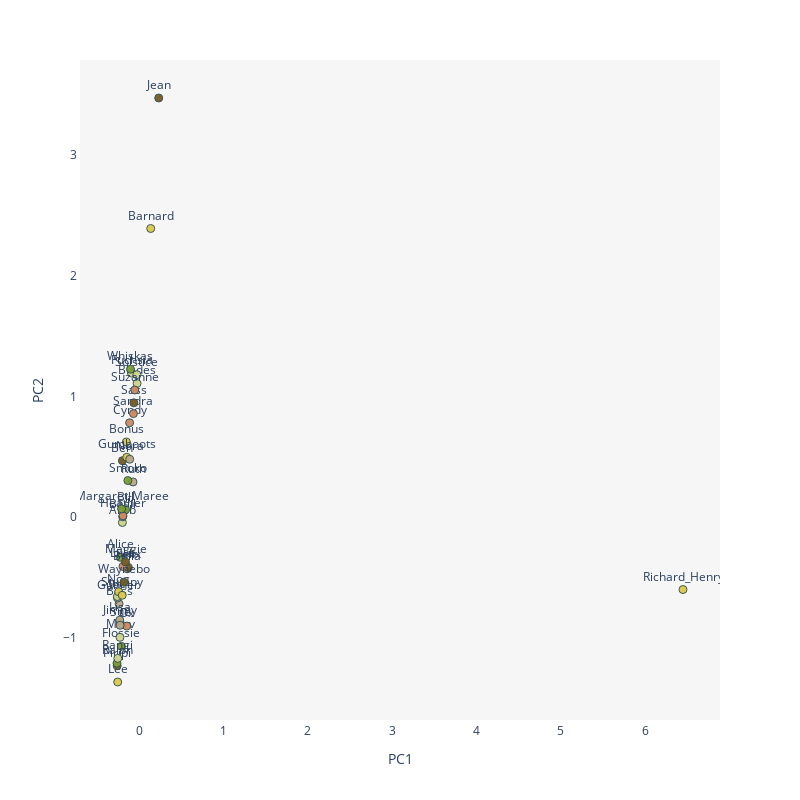

The code cell stored with this chart in its notebook:
### Code cell
# Larger founder relatedness plot

fig = px.scatter(x=pcs[:, 0], y=pcs[:, 1], color=samples,
                 labels=samples, text=samples,
                 color_discrete_sequence=kakapo_colors,
                 width=800, height=800)

fig.update_traces(marker=dict(size=8, opacity=0.95, line=dict(width=1, color='DarkSlateGray')))
fig.update_layout(showlegend=False)
fig.update_layout(xaxis=dict(showgrid=False, zeroline=False, showline=True, title="PC1"))
fig.update_layout(yaxis=dict(showgrid=False, zeroline=False, showline=True, title="PC2"))
fig.update_layout(paper_bgcolor="white")
fig.update_layout(plot_bgcolor="#f6f6f6")
fig.write_image("mean_pca.svg")
fig.update_traces(textposition='top center')
fig.write_image("founders_relatedness_large.svg")

fig

### Figure 1 — Plotly figure (JSON) as saved in the notebook; plotly's stock layout.template omitted (floating-point values rounded to 4 significant figures)
{"data": [{"hovertemplate": "color=Alice<br>x=%{x}<br>y=%{y}<br>text=%{text}<extra></extra>", "legendgroup": "Alice", "marker": {"color": "#7D9D33", "line": {"color": "DarkSlateGray", "width": 1}, "opacity": 0.95, "size": 8, "symbol": "circle"}, "mode": "markers+text", "name": "Alice", "orientation": "v", "showlegend": true, "text": ["Alice"], "textposition": "top center", "type": "scatter", "x": [-0.2239], "xaxis": "x", "y": [-0.3328], "yaxis": "y"}, {"hovertemplate": "color=Arab<br>x=%{x}<br>y=%{y}<br>text=%{text}<extra></extra>", "legendgroup": "Arab", "marker": {"color": "#CED38C", "line": {"color": "DarkSlateGray", "width": 1}, "opacity": 0.95, "size": 8, "symbol": "circle"}, "mode": "markers+text", "name": "Arab", "orientation": "v", "showlegend": true, "text": ["Arab"], "textposition": "top center", "type": "scatter", "x": [-0.1984], "xaxis": "x", "y": [-0.04414], "yaxis": "y"}, {"hovertemplate": "color=Barnard<br>x=%{x}<br>y=%{y}<br>text=%{text}<extra></extra>", "legendgroup": "Barnard", "marker": {"color": "#DCC949", "line": {"color": "DarkSlateGray", "width": 1}, "opacity": 0.95, "size": 8, "symbol": "circle"}, "mode": "markers+text", "name": "Barnard", "orientation": "v", "showlegend": true, "text": ["Barnard"], "textposition": "top center", "type": "scatter", "x": [0.1376], "xaxis": "x", "y": [2.39], "yaxis": "y"}, {"hovertemplate": "color=Basil<br>x=%{x}<br>y=%{y}<br>text=%{text}<extra></extra>", "legendgroup": "Basil", "marker": {"color": "#BCA888", "line": {"color": "DarkSlateGray", "width": 1}, "opacity": 0.95, "size": 8, "symbol": "circle"}, "mode": "markers+text", "name": "Basil", "orientation": "v", "showlegend": true, "text": ["Basil"], "textposition": "top center", "type": "scatter", "x": [-0.1951], "xaxis": "x", "y": [0.003374], "yaxis": "y"}, {"hovertemplate": "color=Bella<br>x=%{x}<br>y=%{y}<br>text=%{text}<extra></extra>", "legendgroup": "Bella", "marker": {"color": "#CD8862", "line": {"color": "DarkSlateGray", "width": 1}, "opacity": 0.95, "size": 8, "symbol": "circle"}, "mode": "markers+text", "name": "Bella", "orientation": "v", "showlegend": true, "text": ["Bella"], "textposition": "top center", "type": "scatter", "x": [-0.1419], "xaxis": "x", "y": [-0.4276], "yaxis": "y"}, {"hovertemplate": "color=Ben<br>x=%{x}<br>y=%{y}<br>text=%{text}<extra></extra>", "legendgroup": "Ben", "marker": {"color": "#775B24", "line": {"color": "DarkSlateGray", "width": 1}, "opacity": 0.95, "size": 8, "symbol": "circle"}, "mode": "markers+text", "name": "Ben", "orientation": "v", "showlegend": true, "text": ["Ben"], "textposition": "top center", "type": "scatter", "x": [-0.198], "xaxis": "x", "y": [0.4678], "yaxis": "y"}, {"hovertemplate": "color=Bill<br>x=%{x}<br>y=%{y}<br>text=%{text}<extra></extra>", "legendgroup": "Bill", "marker": {"color": "#7D9D33", "line": {"color": "DarkSlateGray", "width": 1}, "opacity": 0.95, "size": 8, "symbol": "circle"}, "mode": "markers+text", "name": "Bill", "orientation": "v", "showlegend": true, "text": ["Bill"], "textposition": "top center", "type": "scatter", "x": [-0.1606], "xaxis": "x", "y": [0.06152], "yaxis": "y"}, {"hovertemplate": "color=Blades<br>x=%{x}<br>y=%{y}<br>text=%{text}<extra></extra>", "legendgroup": "Blades", "marker": {"color": "#CED38C", "line": {"color": "DarkSlateGray", "width": 1}, "opacity": 0.95, "size": 8, "symbol": "circle"}, "mode": "markers+text", "name": "Blades", "orientation": "v", "showlegend": true, "text": ["Blades"], "textposition": "top center", "type": "scatter", "x": [-0.02464], "xaxis": "x", "y": [1.107], "yaxis": "y"}, {"hovertemplate": "color=Bonus<br>x=%{x}<br>y=%{y}<br>text=%{text}<extra></extra>", "legendgroup": "Bonus", "marker": {"color": "#DCC949", "line": {"color": "DarkSlateGray", "width": 1}, "opacity": 0.95, "size": 8, "symbol": "circle"}, "mode": "markers+text", "name": "Bonus", "orientation": "v", "showlegend": true, "text": ["Bonus"], "textposition": "top center", "type": "scatter", "x": [-0.1515], "xaxis": "x", "y": [0.6227], "yaxis": "y"}, {"hovertemplate": "color=Boss<br>x=%{x}<br>y=%{y}<br>text=%{text}<extra></extra>", "legendgroup": "Boss", "marker": {"color": "#BCA888", "line": {"color": "DarkSlateGray", "width": 1}, "opacity": 0.95, "size": 8, "symbol": "circle"}, "mode": "markers+text", "name": "Boss", "orientation": "v", "showlegend": true, "text": ["Boss"], "textposition": "top center", "type": "scatter", "x": [-0.2373], "xaxis": "x", "y": [-0.7179], "yaxis": "y"}, {"hovertemplate": "color=Cyndy<br>x=%{x}<br>y=%{y}<br>text=%{text}<extra></extra>", "legendgroup": "Cyndy", "marker": {"color": "#CD8862", "line": {"color": "DarkSlateGray", "width": 1}, "opacity": 0.95, "size": 8, "symbol": "circle"}, "mode": "markers+text", "name": "Cyndy", "orientation": "v", "showlegend": true, "text": ["Cyndy"], "textposition": "top center", "type": "scatter", "x": [-0.1128], "xaxis": "x", "y": [0.7817], "yaxis": "y"}, {"hovertemplate": "color=Felix<br>x=%{x}<br>y=%{y}<br>text=%{text}<extra></extra>", "legendgroup": "Felix", "marker": {"color": "#775B24", "line": {"color": "DarkSlateGray", "width": 1}, "opacity": 0.95, "size": 8, "symbol": "circle"}, "mode": "markers+text", "name": "Felix", "orientation": "v", "showlegend": true, "text": ["Felix"], "textposition": "top center", "type": "scatter", "x": [-0.1278], "xaxis": "x", "y": [-0.4162], "yaxis": "y"}, {"hovertemplate": "color=Flossie<br>x=%{x}<br>y=%{y}<br>text=%{text}<extra></extra>", "legendgroup": "Flossie", "marker": {"color": "#7D9D33", "line": {"color": "DarkSlateGray", "width": 1}, "opacity": 0.95, "size": 8, "symbol": "circle"}, "mode": "markers+text", "name": "Flossie", "orientation": "v", "showlegend": true, "text": ["Flossie"], "textposition": "top center", "type": "scatter", "x": [-0.2107], "xaxis": "x", "y": [-1.07], "yaxis": "y"}, {"hovertemplate": "color=Fuchsia<br>x=%{x}<br>y=%{y}<br>text=%{text}<extra></extra>", "legendgroup": "Fuchsia", "marker": {"color": "#CED38C", "line": {"color": "DarkSlateGray", "width": 1}, "opacity": 0.95, "size": 8, "symbol": "circle"}, "mode": "markers+text", "name": "Fuchsia", "orientation": "v", "showlegend": true, "text": ["Fuchsia"], "textposition": "top center", "type": "scatter", "x": [-0.09012], "xaxis": "x", "y": [1.194], "yaxis": "y"}, {"hovertemplate": "color=Gumboots<br>x=%{x}<br>y=%{y}<br>text=%{text}<extra></extra>", "legendgroup": "Gumboots", "marker": {"color": "#DCC949", "line": {"color": "DarkSlateGray", "width": 1}, "opacity": 0.95, "size": 8, "symbol": "circle"}, "mode": "markers+text", "name": "Gumboots", "orientation": "v", "showlegend": true, "text": ["Gumboots"], "textposition": "top center", "type": "scatter", "x": [-0.1465], "xaxis": "x", "y": [0.496], "yaxis": "y"}, {"hovertemplate": "color=Gunner<br>x=%{x}<br>y=%{y}<br>text=%{text}<extra></extra>", "legendgroup": "Gunner", "marker": {"color": "#BCA888", "line": {"color": "DarkSlateGray", "width": 1}, "opacity": 0.95, "size": 8, "symbol": "circle"}, "mode": "markers+text", "name": "Gunner", "orientation": "v", "showlegend": true, "text": ["Gunner"], "textposition": "top center", "type": "scatter", "x": [-0.2563], "xaxis": "x", "y": [-0.6691], "yaxis": "y"}, {"hovertemplate": "color=Heather<br>x=%{x}<br>y=%{y}<br>text=%{text}<extra></extra>", "legendgroup": "Heather", "marker": {"color": "#CD8862", "line": {"color": "DarkSlateGray", "width": 1}, "opacity": 0.95, "size": 8, "symbol": "circle"}, "mode": "markers+text", "name": "Heather", "orientation": "v", "showlegend": true, "text": ["Heather"], "textposition": "top center", "type": "scatter", "x": [-0.1913], "xaxis": "x", "y": [0.01132], "yaxis": "y"}, {"hovertemplate": "color=Jean<br>x=%{x}<br>y=%{y}<br>text=%{text}<extra></extra>", "legendgroup": "Jean", "marker": {"color": "#775B24", "line": {"color": "DarkSlateGray", "width": 1}, "opacity": 0.95, "size": 8, "symbol": "circle"}, "mode": "markers+text", "name": "Jean", "orientation": "v", "showlegend": true, "text": ["Jean"], "textposition": "top center", "type": "scatter", "x": [0.2324], "xaxis": "x", "y": [3.471], "yaxis": "y"}, {"hovertemplate": "color=Jimmy<br>x=%{x}<br>y=%{y}<br>text=%{text}<extra></extra>", "legendgroup": "Jimmy", "marker": {"color": "#7D9D33", "line": {"color": "DarkSlateGray", "width": 1}, "opacity": 0.95, "size": 8, "symbol": "circle"}, "mode": "markers+text", "name": "Jimmy", "orientation": "v", "showlegend": true, "text": ["Jimmy"], "textposition": "top center", "type": "scatter", "x": [-0.2231], "xaxis": "x", "y": [-0.8787], "yaxis": "y"}, {"hovertemplate": "color=Joe<br>x=%{x}<br>y=%{y}<br>text=%{text}<extra></extra>", "legendgroup": "Joe", "marker": {"color": "#CED38C", "line": {"color": "DarkSlateGray", "width": 1}, "opacity": 0.95, "size": 8, "symbol": "circle"}, "mode": "markers+text", "name": "Joe", "orientation": "v", "showlegend": true, "text": ["Joe"], "textposition": "top center", "type": "scatter", "x": [-0.2582], "xaxis": "x", "y": [-0.6571], "yaxis": "y"}, {"hovertemplate": "color=Lee<br>x=%{x}<br>y=%{y}<br>text=%{text}<extra></extra>", "legendgroup": "Lee", "marker": {"color": "#DCC949", "line": {"color": "DarkSlateGray", "width": 1}, "opacity": 0.95, "size": 8, "symbol": "circle"}, "mode": "markers+text", "name": "Lee", "orientation": "v", "showlegend": true, "text": ["Lee"], "textposition": "top center", "type": "scatter", "x": [-0.254], "xaxis": "x", "y": [-1.365], "yaxis": "y"}, {"hovertemplate": "color=Lisa<br>x=%{x}<br>y=%{y}<br>text=%{text}<extra></extra>", "legendgroup": "Lisa", "marker": {"color": "#BCA888", "line": {"color": "DarkSlateGray", "width": 1}, "opacity": 0.95, "size": 8, "symbol": "circle"}, "mode": "markers+text", "name": "Lisa", "orientation": "v", "showlegend": true, "text": ["Lisa"], "textposition": "top center", "type": "scatter", "x": [-0.2301], "xaxis": "x", "y": [-0.853], "yaxis": "y"}, {"hovertemplate": "color=Luke<br>x=%{x}<br>y=%{y}<br>text=%{text}<extra></extra>", "legendgroup": "Luke", "marker": {"color": "#CD8862", "line": {"color": "DarkSlateGray", "width": 1}, "opacity": 0.95, "size": 8, "symbol": "circle"}, "mode": "markers+text", "name": "Luke", "orientation": "v", "showlegend": true, "text": ["Luke"], "textposition": "top center", "type": "scatter", "x": [-0.1918], "xaxis": "x", "y": [-0.408], "yaxis": "y"}, {"hovertemplate": "color=Maggie<br>x=%{x}<br>y=%{y}<br>text=%{text}<extra></extra>", "legendgroup": "Maggie", "marker": {"color": "#775B24", "line": {"color": "DarkSlateGray", "width": 1}, "opacity": 0.95, "size": 8, "symbol": "circle"}, "mode": "markers+text", "name": "Maggie", "orientation": "v", "showlegend": true, "text": ["Maggie"], "textposition": "top center", "type": "scatter", "x": [-0.1614], "xaxis": "x", "y": [-0.3709], "yaxis": "y"}, {"hovertemplate": "color=Margaret-Maree<br>x=%{x}<br>y=%{y}<br>text=%{text}<extra></extra>", "legendgroup": "Margaret-Maree", "marker": {"color": "#7D9D33", "line": {"color": "DarkSlateGray", "width": 1}, "opacity": 0.95, "size": 8, "symbol": "circle"}, "mode": "markers+text", "name": "Margaret-Maree", "orientation": "v", "showlegend": true, "text": ["Margaret-Maree"], "textposition": "top center", "type": "scatter", "x": [-0.2075], "xaxis": "x", "y": [0.06822], "yaxis": "y"}, {"hovertemplate": "color=Merv<br>x=%{x}<br>y=%{y}<br>text=%{text}<extra></extra>", "legendgroup": "Merv", "marker": {"color": "#CED38C", "line": {"color": "DarkSlateGray", "width": 1}, "opacity": 0.95, "size": 8, "symbol": "circle"}, "mode": "markers+text", "name": "Merv", "orientation": "v", "showlegend": true, "text": ["Merv"], "textposition": "top center", "type": "scatter", "x": [-0.2266], "xaxis": "x", "y": [-0.9948], "yaxis": "y"}, {"hovertemplate": "color=Nog<br>x=%{x}<br>y=%{y}<br>text=%{text}<extra></extra>", "legendgroup": "Nog", "marker": {"color": "#DCC949", "line": {"color": "DarkSlateGray", "width": 1}, "opacity": 0.95, "size": 8, "symbol": "circle"}, "mode": "markers+text", "name": "Nog", "orientation": "v", "showlegend": true, "text": ["Nog"], "textposition": "top center", "type": "scatter", "x": [-0.2429], "xaxis": "x", "y": [-0.6175], "yaxis": "y"}, {"hovertemplate": "color=Nora<br>x=%{x}<br>y=%{y}<br>text=%{text}<extra></extra>", "legendgroup": "Nora", "marker": {"color": "#BCA888", "line": {"color": "DarkSlateGray", "width": 1}, "opacity": 0.95, "size": 8, "symbol": "circle"}, "mode": "markers+text", "name": "Nora", "orientation": "v", "showlegend": true, "text": ["Nora"], "textposition": "top center", "type": "scatter", "x": [-0.1117], "xaxis": "x", "y": [0.4798], "yaxis": "y"}, {"hovertemplate": "color=Ox<br>x=%{x}<br>y=%{y}<br>text=%{text}<extra></extra>", "legendgroup": "Ox", "marker": {"color": "#CD8862", "line": {"color": "DarkSlateGray", "width": 1}, "opacity": 0.95, "size": 8, "symbol": "circle"}, "mode": "markers+text", "name": "Ox", "orientation": "v", "showlegend": true, "text": ["Ox"], "textposition": "top center", "type": "scatter", "x": [-0.1464], "xaxis": "x", "y": [-0.9017], "yaxis": "y"}, {"hovertemplate": "color=Piripi<br>x=%{x}<br>y=%{y}<br>text=%{text}<extra></extra>", "legendgroup": "Piripi", "marker": {"color": "#775B24", "line": {"color": "DarkSlateGray", "width": 1}, "opacity": 0.95, "size": 8, "symbol": "circle"}, "mode": "markers+text", "name": "Piripi", "orientation": "v", "showlegend": true, "text": ["Piripi"], "textposition": "top center", "type": "scatter", "x": [-0.2603], "xaxis": "x", "y": [-1.231], "yaxis": "y"}, {"hovertemplate": "color=Ralph<br>x=%{x}<br>y=%{y}<br>text=%{text}<extra></extra>", "legendgroup": "Ralph", "marker": {"color": "#7D9D33", "line": {"color": "DarkSlateGray", "width": 1}, "opacity": 0.95, "size": 8, "symbol": "circle"}, "mode": "markers+text", "name": "Ralph", "orientation": "v", "showlegend": true, "text": ["Ralph"], "textposition": "top center", "type": "scatter", "x": [-0.2623], "xaxis": "x", "y": [-1.209], "yaxis": "y"}, {"hovertemplate": "color=Rangi<br>x=%{x}<br>y=%{y}<br>text=%{text}<extra></extra>", "legendgroup": "Rangi", "marker": {"color": "#CED38C", "line": {"color": "DarkSlateGray", "width": 1}, "opacity": 0.95, "size": 8, "symbol": "circle"}, "mode": "markers+text", "name": "Rangi", "orientation": "v", "showlegend": true, "text": ["Rangi"], "textposition": "top center", "type": "scatter", "x": [-0.2525], "xaxis": "x", "y": [-1.169], "yaxis": "y"}, {"hovertemplate": "color=Richard_Henry<br>x=%{x}<br>y=%{y}<br>text=%{text}<extra></extra>", "legendgroup": "Richard_Henry", "marker": {"color": "#DCC949", "line": {"color": "DarkSlateGray", "width": 1}, "opacity": 0.95, "size": 8, "symbol": "circle"}, "mode": "markers+text", "name": "Richard_Henry", "orientation": "v", "showlegend": true, "text": ["Richard_Henry"], "textposition": "top center", "type": "scatter", "x": [6.448], "xaxis": "x", "y": [-0.5991], "yaxis": "y"}, {"hovertemplate": "color=Ruth<br>x=%{x}<br>y=%{y}<br>text=%{text}<extra></extra>", "legendgroup": "Ruth", "marker": {"color": "#BCA888", "line": {"color": "DarkSlateGray", "width": 1}, "opacity": 0.95, "size": 8, "symbol": "circle"}, "mode": "markers+text", "name": "Ruth", "orientation": "v", "showlegend": true, "text": ["Ruth"], "textposition": "top center", "type": "scatter", "x": [-0.07235], "xaxis": "x", "y": [0.2917], "yaxis": "y"}, {"hovertemplate": "color=Sandra<br>x=%{x}<br>y=%{y}<br>text=%{text}<extra></extra>", "legendgroup": "Sandra", "marker": {"color": "#CD8862", "line": {"color": "DarkSlateGray", "width": 1}, "opacity": 0.95, "size": 8, "symbol": "circle"}, "mode": "markers+text", "name": "Sandra", "orientation": "v", "showlegend": true, "text": ["Sandra"], "textposition": "top center", "type": "scatter", "x": [-0.06712], "xaxis": "x", "y": [0.8576], "yaxis": "y"}, {"hovertemplate": "color=Sass<br>x=%{x}<br>y=%{y}<br>text=%{text}<extra></extra>", "legendgroup": "Sass", "marker": {"color": "#775B24", "line": {"color": "DarkSlateGray", "width": 1}, "opacity": 0.95, "size": 8, "symbol": "circle"}, "mode": "markers+text", "name": "Sass", "orientation": "v", "showlegend": true, "text": ["Sass"], "textposition": "top center", "type": "scatter", "x": [-0.0625], "xaxis": "x", "y": [0.9468], "yaxis": "y"}, {"hovertemplate": "color=Smoko<br>x=%{x}<br>y=%{y}<br>text=%{text}<extra></extra>", "legendgroup": "Smoko", "marker": {"color": "#7D9D33", "line": {"color": "DarkSlateGray", "width": 1}, "opacity": 0.95, "size": 8, "symbol": "circle"}, "mode": "markers+text", "name": "Smoko", "orientation": "v", "showlegend": true, "text": ["Smoko"], "textposition": "top center", "type": "scatter", "x": [-0.1335], "xaxis": "x", "y": [0.3031], "yaxis": "y"}, {"hovertemplate": "color=Solstice<br>x=%{x}<br>y=%{y}<br>text=%{text}<extra></extra>", "legendgroup": "Solstice", "marker": {"color": "#CED38C", "line": {"color": "DarkSlateGray", "width": 1}, "opacity": 0.95, "size": 8, "symbol": "circle"}, "mode": "markers+text", "name": "Solstice", "orientation": "v", "showlegend": true, "text": ["Solstice"], "textposition": "top center", "type": "scatter", "x": [-0.02615], "xaxis": "x", "y": [1.18], "yaxis": "y"}, {"hovertemplate": "color=Stumpy<br>x=%{x}<br>y=%{y}<br>text=%{text}<extra></extra>", "legendgroup": "Stumpy", "marker": {"color": "#DCC949", "line": {"color": "DarkSlateGray", "width": 1}, "opacity": 0.95, "size": 8, "symbol": "circle"}, "mode": "markers+text", "name": "Stumpy", "orientation": "v", "showlegend": true, "text": ["Stumpy"], "textposition": "top center", "type": "scatter", "x": [-0.2004], "xaxis": "x", "y": [-0.6468], "yaxis": "y"}, {"hovertemplate": "color=Sue<br>x=%{x}<br>y=%{y}<br>text=%{text}<extra></extra>", "legendgroup": "Sue", "marker": {"color": "#BCA888", "line": {"color": "DarkSlateGray", "width": 1}, "opacity": 0.95, "size": 8, "symbol": "circle"}, "mode": "markers+text", "name": "Sue", "orientation": "v", "showlegend": true, "text": ["Sue"], "textposition": "top center", "type": "scatter", "x": [-0.2253], "xaxis": "x", "y": [-0.8953], "yaxis": "y"}, {"hovertemplate": "color=Suzanne<br>x=%{x}<br>y=%{y}<br>text=%{text}<extra></extra>", "legendgroup": "Suzanne", "marker": {"color": "#CD8862", "line": {"color": "DarkSlateGray", "width": 1}, "opacity": 0.95, "size": 8, "symbol": "circle"}, "mode": "markers+text", "name": "Suzanne", "orientation": "v", "showlegend": true, "text": ["Suzanne"], "textposition": "top center", "type": "scatter", "x": [-0.05201], "xaxis": "x", "y": [1.053], "yaxis": "y"}, {"hovertemplate": "color=Waynebo<br>x=%{x}<br>y=%{y}<br>text=%{text}<extra></extra>", "legendgroup": "Waynebo", "marker": {"color": "#775B24", "line": {"color": "DarkSlateGray", "width": 1}, "opacity": 0.95, "size": 8, "symbol": "circle"}, "mode": "markers+text", "name": "Waynebo", "orientation": "v", "showlegend": true, "text": ["Waynebo"], "textposition": "top center", "type": "scatter", "x": [-0.1804], "xaxis": "x", "y": [-0.5384], "yaxis": "y"}, {"hovertemplate": "color=Whiskas<br>x=%{x}<br>y=%{y}<br>text=%{text}<extra></extra>", "legendgroup": "Whiskas", "marker": {"color": "#7D9D33", "line": {"color": "DarkSlateGray", "width": 1}, "opacity": 0.95, "size": 8, "symbol": "circle"}, "mode": "markers+text", "name": "Whiskas", "orientation": "v", "showlegend": true, "text": ["Whiskas"], "textposition": "top center", "type": "scatter", "x": [-0.1027], "xaxis": "x", "y": [1.225], "yaxis": "y"}], "layout": {"height": 800, "legend": {"title": {"text": "color"}, "tracegroupgap": 0}, "margin": {"t": 60}, "paper_bgcolor": "white", "plot_bgcolor": "#f6f6f6", "showlegend": false, "width": 800, "xaxis": {"anchor": "y", "autorange": true, "domain": [0, 1], "range": [-0.7009, 6.887], "showgrid": false, "showline": true, "title": {"text": "PC1"}, "type": "linear", "zeroline": false}, "yaxis": {"anchor": "x", "autorange": true, "domain": [0, 1], "range": [-1.68, 3.786], "showgrid": false, "showline": true, "title": {"text": "PC2"}, "type": "linear", "zeroline": false}}}
